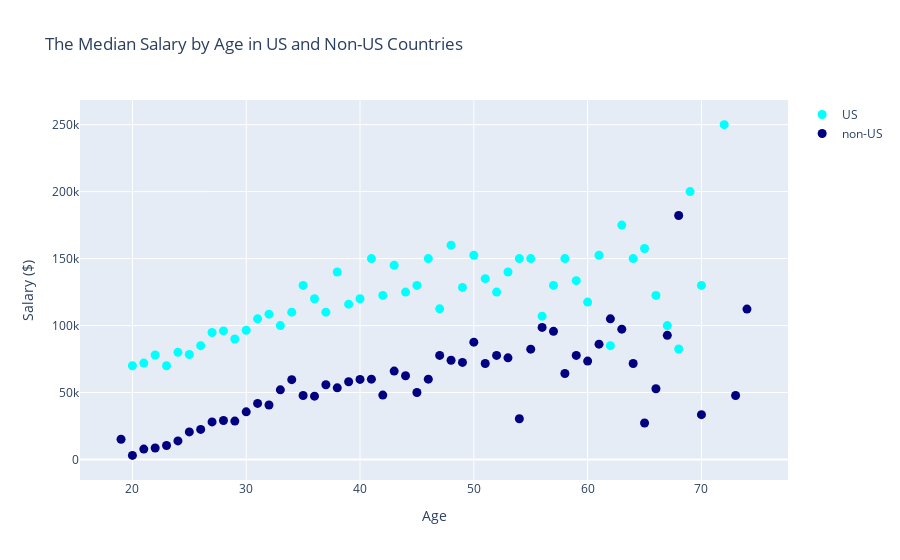

The code cell stored with this chart in its notebook:
### Markdown cell above
## 5. What is the Median Salary by Age in USA and Non USA Citizens?

### Code cell
us_group = us_salary.groupby('Age')['Salary'].median().to_frame()
non_us_group = non_us_salary.groupby('Age')['Salary'].median().to_frame()

trace0 = go.Scatter(
    x = us_group.index,
    y = us_group['Salary'].round(-2),
    name = 'US',
    mode='markers',
    marker=dict(
        size=9,
        color = ('aqua')))

trace1 = go.Scatter(
    x = non_us_group.index,
    y = non_us_group['Salary'].round(-2),
    name = 'non-US',
    mode='markers',
    marker=dict(
        size=9,
        color = ('navy')))

data = [trace0, trace1]
layout = dict(title = 'The Median Salary by Age in US and Non-US Countries',
              xaxis = dict(title = 'Age'),
              yaxis = dict(title = 'Salary ($)')
             )

fig = dict(data=data, layout=layout)
fig['layout']['xaxis'].update(dict(title = 'Age', tickfont = dict(size = 12)))
py.iplot(fig)

### Figure 1 — Plotly figure (JSON) as saved in the notebook; plotly's stock layout.template omitted (floating-point values rounded to 4 significant figures)
{"data": [{"marker": {"color": "aqua", "size": 9}, "mode": "markers", "name": "US", "type": "scatter", "x": [20, 21, 22, 23, 24, 25, 26, 27, 28, 29, 30, 31, 32, 33, 34, 35, 36, 37, 38, 39, 40, 41, 42, 43, 44, 45, 46, 47, 48, 49, 50, 51, 52, 53, 54, 55, 56, 57, 58, 59, 60, 61, 62, 63, 64, 65, 66, 67, 68, 69, 70, 72], "y": [70000, 72000, 78000, 70000, 80000, 78400, 85000, 94800, 96000, 90000, 96500, 105000, 108500, 100000, 110000, 130000, 120000, 110000, 140000, 116000, 120000, 150000, 122500, 145000, 125000, 130000, 150000, 112500, 160000, 128500, 152500, 135000, 125000, 140000, 150000, 150000, 107000, 130000, 150000, 133500, 117500, 152500, 85000, 175000, 150000, 157500, 122500, 100000, 82500, 200000, 130000, 250000]}, {"marker": {"color": "navy", "size": 9}, "mode": "markers", "name": "non-US", "type": "scatter", "x": [19, 20, 21, 22, 23, 24, 25, 26, 27, 28, 29, 30, 31, 32, 33, 34, 35, 36, 37, 38, 39, 40, 41, 42, 43, 44, 45, 46, 47, 48, 49, 50, 51, 52, 53, 54, 55, 56, 57, 58, 59, 60, 61, 62, 63, 64, 65, 66, 67, 68, 70, 73, 74], "y": [15100, 3100, 7800, 8600, 10500, 13900, 20600, 22500, 28100, 29100, 28700, 35600, 41900, 40700, 52000, 59600, 47800, 47300, 55800, 53500, 58100, 59800, 60000, 48100, 66000, 62500, 50000, 60000, 77700, 74100, 72500, 87600, 71700, 77700, 75900, 30400, 82400, 98600, 95700, 64200, 77700, 73500, 86100, 105000, 97300, 71700, 27300, 52800, 92700, 182200, 33500, 47800, 112300]}], "layout": {"title": {"text": "The Median Salary by Age in US and Non-US Countries"}, "xaxis": {"tickfont": {"size": 12}, "title": {"text": "Age"}}, "yaxis": {"title": {"text": "Salary ($)"}}}}
